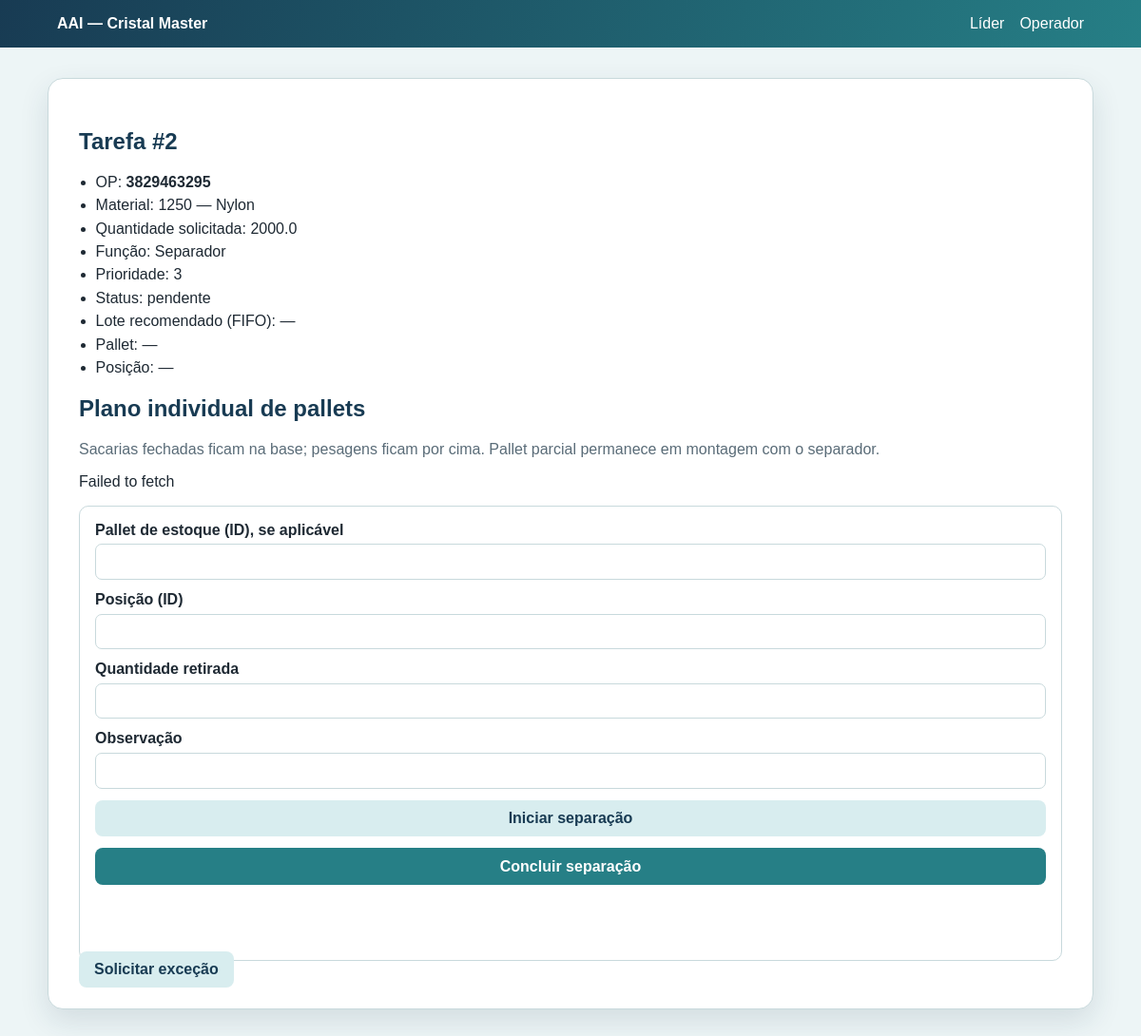
/operador/tarefas/2, run on the app's committed database.
### tables this page shows
CREATE TABLE tarefas (
            id INTEGER PRIMARY KEY AUTOINCREMENT,
            op_id INTEGER NOT NULL,
            item_id INTEGER NOT NULL,
            material_id INTEGER NOT NULL,
            operador_id INTEGER,
            quantidade REAL NOT NULL,
            prioridade INTEGER NOT NULL DEFAULT 3,
            status TEXT NOT NULL DEFAULT 'pendente',
            lote_recomendado_id INTEGER,
            pallet_id INTEGER,
            posicao_id INTEGER,
            quantidade_retirada REAL,
            observacao TEXT,
            criado_em TEXT NOT NULL DEFAULT CURRENT_TIMESTAMP,
            iniciado_em TEXT,
            concluido_em TEXT, papel TEXT NOT NULL DEFAULT 'separador', pallet_op_id INTEGER REFERENCES pallets_op(id),
            FOREIGN KEY(op_id) REFERENCES ordens_producao(id),
            FOREIGN KEY(item_id) REFERENCES itens_ordem_producao(id),
            FOREIGN KEY(material_id) REFERENCES materiais(id),
            FOREIGN KEY(operador_id) REFERENCES operadores(id)
        );

CREATE TABLE ordens_producao (
            id INTEGER PRIMARY KEY AUTOINCREMENT,
            codigo TEXT NOT NULL UNIQUE,
            produto TEXT NOT NULL,
            prioridade INTEGER NOT NULL DEFAULT 3,
            prazo TEXT,
            status TEXT NOT NULL DEFAULT 'aberta',
            criado_em TEXT NOT NULL DEFAULT CURRENT_TIMESTAMP,
            finalizado_em TEXT
        );

CREATE TABLE materiais (
            id INTEGER PRIMARY KEY AUTOINCREMENT,
            codigo TEXT NOT NULL UNIQUE,
            descricao TEXT NOT NULL,
            unidade TEXT NOT NULL,
            ativo INTEGER NOT NULL DEFAULT 1,
            criado_em TEXT NOT NULL DEFAULT CURRENT_TIMESTAMP
        );

### app.py (the view)
@app.get("/operador/tarefas/<int:tarefa_id>")
def operador_tarefa_detalhes(tarefa_id):
    tarefa = db.buscar_tarefa(tarefa_id)
    return render_template("operador/tarefa-detalhes.html", tarefa=tarefa)

### database.py (called while the page is built)
def conectar():
    conexao = sqlite3.connect(CAMINHO_DO_BANCO)
    conexao.row_factory = sqlite3.Row
    conexao.execute("PRAGMA foreign_keys = ON")
    return conexao

### templates/operador/tarefa-detalhes.html (shortened to what this page needs)
{% extends "base.html" %}
{% block body %}
<main class="container">
    <section class="panel">
        {% if not tarefa %}
            <h1>Tarefa não encontrada</h1>
        {% else %}
            <h1>Tarefa #{{ tarefa.id }}</h1>
            <ul class="data-list">
                <li>OP: <strong>{{ tarefa.op_codigo }}</strong></li>
                <li>Material: {{ tarefa.material_codigo }} — {{ tarefa.material_descricao }}</li>
                <li>Quantidade solicitada: {{ tarefa.quantidade }}</li>
                <li>Função: {{ 'Operador de empilhadeira' if tarefa.papel == 'empilhadeira' else 'Separador' }}</li>
                <li>Prioridade: {{ tarefa.prioridade }}</li>
                <li>Status: {{ tarefa.status }}</li>
                <li>Lote recomendado (FIFO): {{ tarefa.lote_codigo or '—' }}</li>
                <li>Pallet: {{ tarefa.pallet_codigo or '—' }}</li>
                <li>Posição: {{ tarefa.posicao_codigo or '—' }}</li>
            </ul>
            {% if tarefa.papel == 'empilhadeira' %}
                <form id="form-movimentar-pallet" data-id="{{ tarefa.id }}" class="form-card">
                    <label>Posição de destino (ID)<input name="posicao_destino_id" type="number" min="1" required></label>
                    <button class="button secondary" type="button" id="btn-iniciar">Iniciar movimentação</button>
                    <button class="button" type="submit">Registrar pallet movimentado</button>
                    <p class="message" id="msg-execucao"></p>
                </form>
            {% else %}
                <h2>Plano individual de pallets</h2>
                <p class="muted">Sacarias fechadas ficam na base; pesagens ficam por cima. Pallet parcial permanece em montagem com o separador.</p>
                <div id="pallets-separacao" data-op="{{ tarefa.op_id }}" data-item="{{ tarefa.item_id }}"></div>
                <form id="form-execucao" data-id="{{ tarefa.id }}" data-item="{{ tarefa.item_id }}" data-op="{{ tarefa.op_id }}" class="form-card">
                    <label>Pallet de estoque (ID), se aplicável<input name="pallet_id" type="number"></label>
                    <label>Posição (ID)<input name="posicao_id" type="number"></label>
                    <label>Quantidade retirada<input name="quantidade_retirada" type="number" step="any" required></label>
                    <label>Observação<input name="observacao" maxlength="500"></label>
                    <button class="button secondary" type="button" id="btn-iniciar">Iniciar separação</button>
                    <button class="button" type="submit">Concluir separação</button>
                    <p class="message" id="msg-execucao"></p>
                </form>
            {% endif %}
            <a class="button secondary" href="{{ url_for('operador_excecao') }}">Solicitar exceção</a>
        {% endif %}
    </section>
</main>
{% endblock %}

### static/css/style.css (style rules this page uses)
:root { --navy:#183b53; --teal:#267f86; --ice:#edf5f6; --ink:#1e2933; --white:#fff; --line:#c8d9dc; --danger:#b23a3a; }
* { box-sizing:border-box; }
body { margin:0; font-family:Arial, sans-serif; color:var(--ink); background:var(--ice); }
a { color:inherit; text-decoration:none; }
.container { width:min(1100px, 92vw); margin:auto; }
.hero, .panel { margin:2rem 0; padding:clamp(1rem, 3vw, 2rem); background:var(--white); border:1px solid var(--line); border-radius:16px; box-shadow:0 12px 30px #183b5320; }
h1, h2, h3 { color:var(--navy); }
.button { border:0; border-radius:8px; padding:.65rem 1rem; color:var(--white); background:var(--teal); font:inherit; font-weight:bold; cursor:pointer; }
.button.secondary { color:var(--navy); background:#d8edef; }
.form-card, .table-card { display:grid; gap:.75rem; margin-top:1rem; padding:1rem; border:1px solid var(--line); border-radius:10px; background:var(--white); }
label { display:grid; gap:.35rem; font-weight:bold; }
input, select, textarea { padding:.55rem; border:1px solid var(--line); border-radius:7px; font:inherit; width:100%; }
.data-list { display:grid; gap:.4rem; padding-left:1.1rem; }
.message { min-height:1.2rem; color:var(--teal); font-weight:bold; }
.muted { color:#5a6c78; }

### data on the page
tarefas: id "2", quantidade "2000.0", papel "Separador", prioridade "3", status "pendente"
ordens_producao: op_codigo "3829463295"
materiais: material_codigo "1250", material_descricao "Nylon"

### other printed values
{{ tarefa.lote_codigo or '—' }} "—"
{{ tarefa.pallet_codigo or '—' }} "—"
{{ tarefa.posicao_codigo or '—' }} "—"
